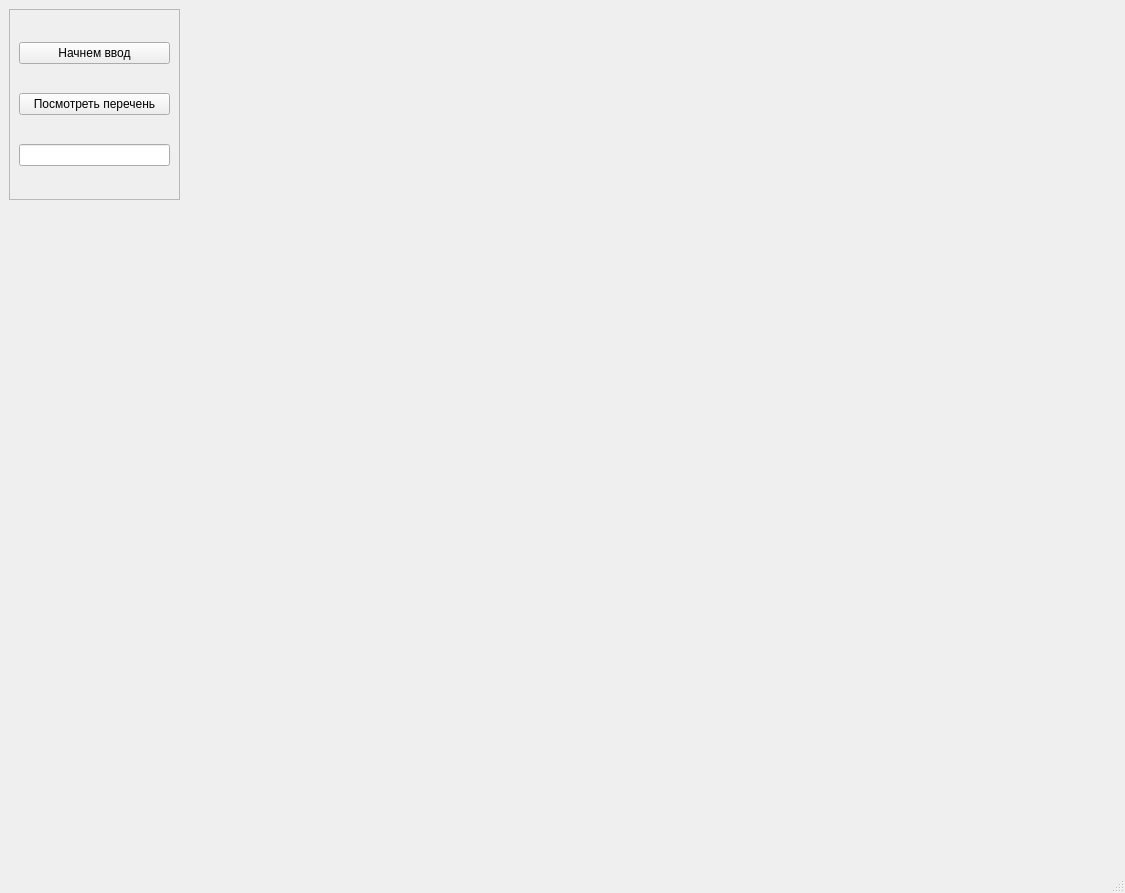
<?xml version="1.0" encoding="UTF-8"?>
<ui version="4.0">
 <class>MainWindow</class>
 <widget class="QMainWindow" name="MainWindow">
  <property name="geometry">
   <rect>
    <x>0</x>
    <y>0</y>
    <width>1125</width>
    <height>893</height>
   </rect>
  </property>
  <property name="windowTitle">
   <string>MainWindow</string>
  </property>
  <widget class="QWidget" name="centralwidget">
   <widget class="QFrame" name="frame">
    <property name="geometry">
     <rect>
      <x>9</x>
      <y>9</y>
      <width>171</width>
      <height>191</height>
     </rect>
    </property>
    <property name="frameShape">
     <enum>QFrame::StyledPanel</enum>
    </property>
    <property name="frameShadow">
     <enum>QFrame::Raised</enum>
    </property>
    <layout class="QVBoxLayout" name="verticalLayout">
     <item>
      <widget class="QPushButton" name="open1">
       <property name="text">
        <string>Начнем ввод</string>
       </property>
      </widget>
     </item>
     <item>
      <widget class="QPushButton" name="pushButton_2">
       <property name="text">
        <string>Посмотреть перечень</string>
       </property>
      </widget>
     </item>
     <item>
      <widget class="QLineEdit" name="lineEdit"/>
     </item>
    </layout>
   </widget>
   <widget class="QFrame" name="frame_2">
    <property name="geometry">
     <rect>
      <x>225</x>
      <y>9</y>
      <width>891</width>
      <height>833</height>
     </rect>
    </property>
    <widget class="QStackedWidget" name="stackedWidget">
     <property name="geometry">
      <rect>
       <x>20</x>
       <y>20</y>
       <width>861</width>
       <height>791</height>
      </rect>
     </property>
     <property name="currentIndex">
      <number>1</number>
     </property>
     <widget class="QWidget" name="page"/>
     <widget class="QWidget" name="page_2"/>
    </widget>
   </widget>
  </widget>
  <widget class="QMenuBar" name="menubar">
   <property name="geometry">
    <rect>
     <x>0</x>
     <y>0</y>
     <width>1125</width>
     <height>20</height>
    </rect>
   </property>
  </widget>
  <widget class="QStatusBar" name="statusbar"/>
 </widget>
 <resources/>
 <connections/>
</ui>
